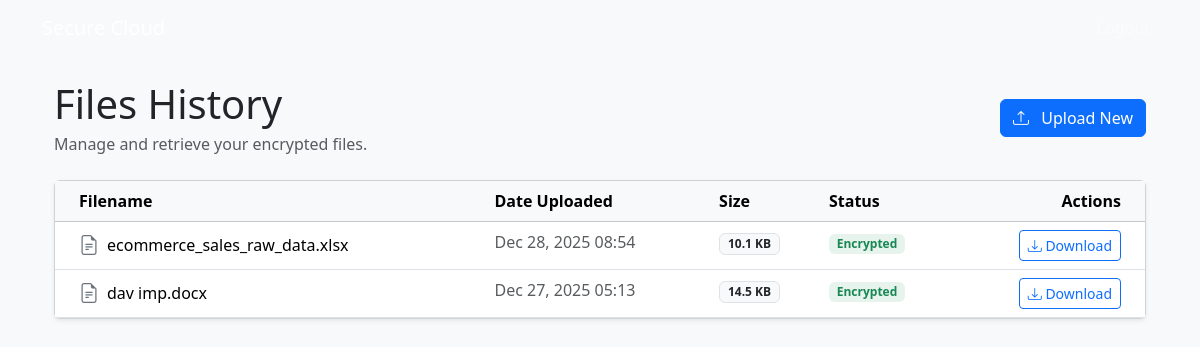
/files/ (signed in), run on the app's committed database.
### storage/models.py (models this page shows, shortened)
class StoredFile(models.Model):
    user = models.ForeignKey(User, on_delete=models.CASCADE, related_name='stored_files')
    original_name = models.CharField(max_length=255)
    cover_image = models.ImageField(upload_to='covers/')
    stego_image = models.ImageField(upload_to='stego/')
    nonce = models.BinaryField()
    data_length = models.IntegerField()
    created_at = models.DateTimeField(auto_now_add=True)

### storage/views.py (the view)
# urls.py: path('files/', file_list_view, name='file_list'),
@login_required
def file_list_view(request):
    files = StoredFile.objects.filter(user=request.user).order_by('-created_at')
    return render(request, 'storage/file_list.html', {'files': files})

### templates/storage/file_list.html (shortened to what this page needs)
{% extends 'base.html' %}
{% load static %}
{% block content %}
<div class="container mt-4">
  <div class="d-flex justify-content-between align-items-center mb-4">
    <div>
      <h1 class="page-title mb-1">Files History</h1>
      <p class="text-muted mb-0">Manage and retrieve your encrypted files.</p>
    </div>
    <a href="{% url 'upload' %}" class="btn btn-primary">
      <i class="bi bi-upload me-2"></i> Upload New
    </a>
  </div>
  <div class="card shadow-sm">
    <div class="card-body p-0">
      <div class="table-responsive">
        <table class="table table-hover mb-0">
          <thead class="table-light">
            <tr>
              <th class="ps-4">Filename</th>
              <th>Date Uploaded</th>
              <th>Size</th>
              <th>Status</th>
              <th class="text-end pe-4">Actions</th>
            </tr>
          </thead>
          <tbody>
            {% for f in files %}
            <tr>
              <td class="ps-4">
                <div class="d-flex align-items-center gap-2">
                  <i class="bi bi-file-earmark-text text-secondary fs-5"></i>
                  <span class="fw-medium">{{ f.original_name }}</span>
                </div>
              </td>
              <td class="text-muted">{{ f.created_at|date:"M d, Y H:i" }}</td>
              <td>
                <span class="badge bg-light text-dark border">
                    {% if f.data_length %}
                        {{ f.data_length|filesizeformat }}
                    {% else %}
                        -
                    {% endif %}
                </span>
              </td>
              <td><span class="badge bg-success bg-opacity-10 text-success">Encrypted</span></td>
              <td class="text-end pe-4">
                <a href="{% url 'download' f.pk %}" class="btn btn-sm btn-outline-primary" title="Download & Decrypt">
                  <i class="bi bi-download"></i> Download
                </a>
              </td>
            </tr>
            {% endfor %}
          </tbody>
        </table>
      </div>
    </div>
  </div>
</div>
{% endblock %}

### static/css/style.css (style rules this page uses)
body { background-color: #f8f9fa; }

### data on the page
StoredFile: original_name "ecommerce_sales_raw_data.xlsx", created_at "Dec 28, 2025 08:54", data_length|filesizeformat "10.1 KB"
StoredFile: original_name "dav imp.docx", created_at "Dec 27, 2025 05:13", data_length|filesizeformat "14.5 KB"
